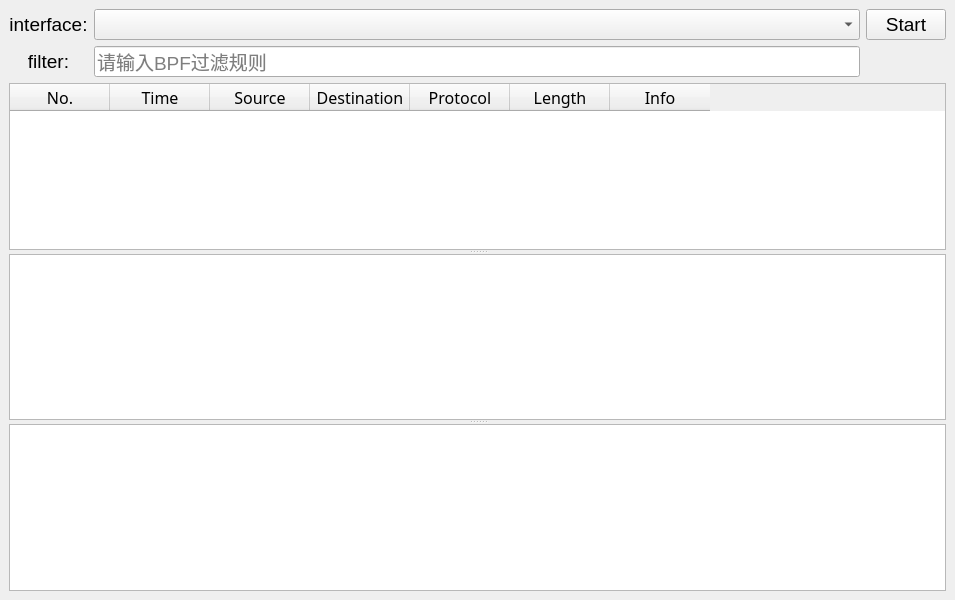
<?xml version="1.0" encoding="UTF-8"?>
<ui version="4.0">
 <class>MainWindow</class>
 <widget class="QMainWindow" name="MainWindow">
  <property name="geometry">
   <rect>
    <x>0</x>
    <y>0</y>
    <width>955</width>
    <height>600</height>
   </rect>
  </property>
  <property name="font">
   <font>
    <pointsize>14</pointsize>
   </font>
  </property>
  <property name="windowTitle">
   <string>Network Packet Sniffer</string>
  </property>
  <widget class="QWidget" name="centralwidget">
   <layout class="QGridLayout" name="gridLayout">
    <item row="0" column="0">
     <widget class="QLabel" name="label">
      <property name="text">
       <string>interface:</string>
      </property>
      <property name="alignment">
       <set>Qt::AlignCenter</set>
      </property>
     </widget>
    </item>
    <item row="0" column="1">
     <widget class="QComboBox" name="interfaceBox"/>
    </item>
    <item row="0" column="2">
     <widget class="QPushButton" name="startButton">
      <property name="text">
       <string>Start</string>
      </property>
     </widget>
    </item>
    <item row="1" column="1">
     <widget class="QLineEdit" name="filterEdit">
      <property name="font">
       <font>
        <pointsize>14</pointsize>
       </font>
      </property>
      <property name="placeholderText">
       <string>请输入BPF过滤规则</string>
      </property>
     </widget>
    </item>
    <item row="1" column="0">
     <widget class="QLabel" name="label_2">
      <property name="text">
       <string>filter:</string>
      </property>
      <property name="alignment">
       <set>Qt::AlignCenter</set>
      </property>
     </widget>
    </item>
    <item row="2" column="0" colspan="3">
     <widget class="QSplitter" name="splitter">
      <property name="orientation">
       <enum>Qt::Vertical</enum>
      </property>
      <widget class="QTableWidget" name="packetTable">
       <property name="font">
        <font>
         <family>Fira Code</family>
         <pointsize>12</pointsize>
        </font>
       </property>
       <column>
        <property name="text">
         <string>No.</string>
        </property>
       </column>
       <column>
        <property name="text">
         <string>Time</string>
        </property>
       </column>
       <column>
        <property name="text">
         <string>Source</string>
        </property>
       </column>
       <column>
        <property name="text">
         <string>Destination</string>
        </property>
       </column>
       <column>
        <property name="text">
         <string>Protocol</string>
        </property>
       </column>
       <column>
        <property name="text">
         <string>Length</string>
        </property>
       </column>
       <column>
        <property name="text">
         <string>Info</string>
        </property>
       </column>
      </widget>
      <widget class="QTreeWidget" name="treeWidget">
       <property name="animated">
        <bool>true</bool>
       </property>
       <attribute name="headerVisible">
        <bool>false</bool>
       </attribute>
       <column>
        <property name="text">
         <string notr="true">1</string>
        </property>
       </column>
      </widget>
      <widget class="QTextEdit" name="contentEdit">
       <property name="font">
        <font>
         <family>Fira Code</family>
         <pointsize>14</pointsize>
        </font>
       </property>
       <property name="readOnly">
        <bool>true</bool>
       </property>
      </widget>
     </widget>
    </item>
   </layout>
  </widget>
  <action name="actionExit">
   <property name="text">
    <string>Exit</string>
   </property>
   <property name="font">
    <font>
     <pointsize>14</pointsize>
    </font>
   </property>
  </action>
  <action name="actionAbout">
   <property name="text">
    <string>About</string>
   </property>
   <property name="font">
    <font>
     <pointsize>14</pointsize>
    </font>
   </property>
  </action>
 </widget>
 <resources/>
 <connections>
  <connection>
   <sender>actionExit</sender>
   <signal>triggered()</signal>
   <receiver>MainWindow</receiver>
   <slot>close()</slot>
   <hints>
    <hint type="sourcelabel">
     <x>-1</x>
     <y>-1</y>
    </hint>
    <hint type="destinationlabel">
     <x>399</x>
     <y>299</y>
    </hint>
   </hints>
  </connection>
 </connections>
</ui>
